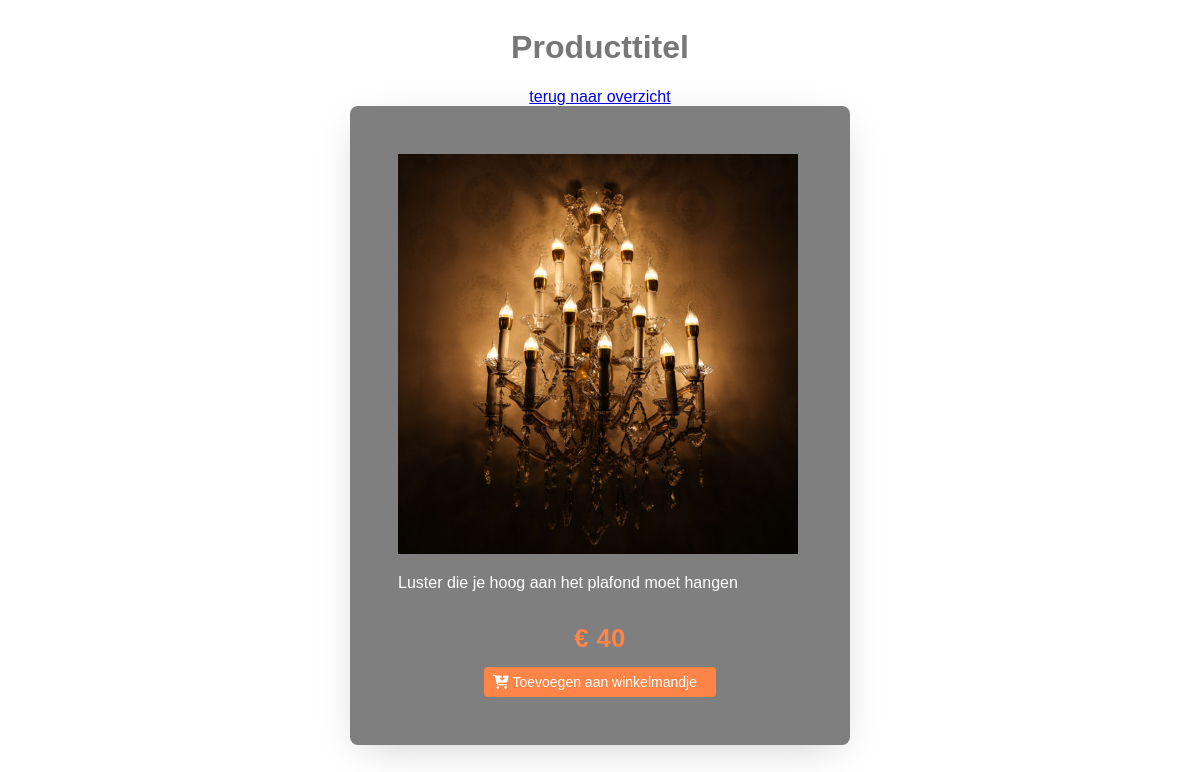
The page /detail.php?id=5 on the database its author committed.
### tables this page shows
CREATE TABLE `producten` (
  `ID` int(255) NOT NULL,
  `titel` varchar(100) NOT NULL,
  `omschrijving` varchar(1000) NOT NULL,
  `kostprijs` varchar(100) NOT NULL,
  `afbeelding` varchar(100) NOT NULL,
  `catID` int(50) NOT NULL
);

### src/database/database.php (called while the page is built, shortened)
<?php
class Database
{
    private static function getConnection()
    {
        $user = 'root';
        $pass = 'root';
        $host = 'localhost';
        $db_name = 'Halloween';
        $dsn = "mysql:host=$host;dbname=$db_name";
        $db = new PDO($dsn, $user, $pass);
        return $db;
    }
    public static function getSingleRow($sql, $params = [], $type = null)
    {
        $conn = self::getConnection();
        $stmt = $conn->prepare($sql);
        $stmt->execute($params);
        if ($type == null) {
            $row = $stmt->fetch();
        } else {
            $stmt->setFetchMode(PDO::FETCH_CLASS | PDO::FETCH_PROPS_LATE, $type);
            $row = $stmt->fetch();
        }
        return $row;
    }
}
?>

### src/repository/halloweenrepository.php (called while the page is built, shortened)
<?php
require_once dirname(__FILE__) . "/../database/database.php";
class HalloweenRepository
{
    public static function getProductById($parID){
        $item = Database::getSingleRow("SELECT * FROM producten WHERE id=?", [$parID], "Product");
        return $item;
    }
}
?>

### detail.php (the view, shortened to what this page needs)
<?php
require_once dirname(__FILE__) . "/src/repository/halloweenrepository.php";
$product = HalloweenRepository::getProductById($_GET['id']);
?>
<!DOCTYPE html>
<html lang="en">
	<head>
		<link rel="stylesheet" href="css/screen.css" />
		<link rel="stylesheet" href="css/style.css" />
	</head>
	<body>
		<div class="wrapper-form">
			<div class="form-title">
				<h1>Producttitel</h1>
				<a href="index.php">terug naar overzicht</a>
			</div>
			<form>
				<div class="c-row">
					<img src="<?php echo $product->afbeelding ?>" alt="<?php echo $product->afbeelding ?>" class="c-row__image c-row__image--big" />
				</div>
				<div class="product-grid__row">
					<div class="c-row__input">
						<p><?php echo $product->omschrijving ?></p>
					</div>
				</div>
				<div class="product-grid__row" style="justify-content: center">
					<span class="product-grid__price"> € <?php echo $product->kostprijs ?></span>
				</div>
				<div class="product-grid__row" style="justify-content: center">
					<a href="index.php">
						<span class="product-grid__btn product-grid__add-to-cart" style="width: 100%"><i class="fas fa-cart-arrow-down"></i> Toevoegen aan winkelmandje</span>
					</a>
				</div>
			</form>
		</div>
	</body>
</html>

### css/screen.css (style rules this page uses)
* { box-sizing: border-box; }
body { height: 100vh; font-family: Verdana, Geneva, Tahoma, sans-serif; color: #777; }
body:before { z-index: -300; content: ""; position: fixed; top: 0; left: 0; width: 100%; height: 100%; background-image: url("../images/background.jpg"); background-size: cover; -webkit-filter: blur(1px) brightness(0.3); -moz-filter: blur(1px) brightness(0.5); -ms-filter: blur(1px) brightness(0.5); -o-filter: blur(1px) brightness(0.5); filter: blur(1px) brightness(0.3); }
.c-row__image { width: 400px; height: 100px; object-fit: cover; }
.c-row__image--big { height: 400px; }
h1 { justify-content: center; align-items: center; display: flex; }
.product-grid__row { display: flex; flex-wrap: wrap; }
.product-grid__price { color: #FE8547; font-weight: bold; letter-spacing: .4px; padding-top: 1rem; font-size: 160%; }
.product-grid__btn { display: inline-block; font-size: .875em; color: #777; background: #eee; padding: .5em .625em; margin-top: .875rem; margin-right: .625rem; cursor: pointer; border-radius: 4px; }
.product-grid__add-to-cart { color: #fff; background: #FE8547; }
.wrapper-form { display: flex; justify-content: center; align-items: center; flex-wrap: wrap; }
.form-title { display: flex; flex: 1 0 100%; flex-direction: column; align-items: center; }
form { padding: 3em; padding-bottom: 3em; border-radius: 8px; width: 500px; box-shadow: 0 10px 40px -14px rgba(0, 0, 0, 0.25); background-color: rgba(0, 0, 0, 0.5); color: white; }

### rows shown on the page
producten: afbeelding (picture), omschrijving "Luster die je hoog aan het plafond moet hangen", kostprijs "40"
